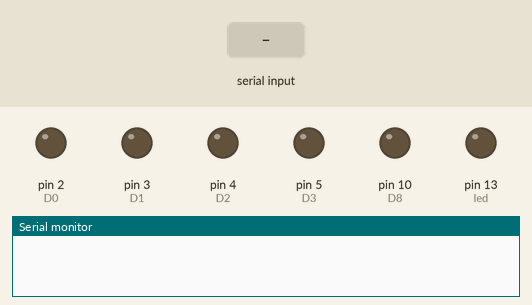
A sketch run on a simulated Arduino Uno, built with avr-gcc and run on an emulated ATmega328P. Shown: output pins drawn as LEDs (lit = HIGH), the last lines printed to the serial monitor. The test bench sets the inputs (shaded band). Pins used as bus, display or sensor lines are not drawn.

Above: at 1.2 s.
1.3 s: "1" received over Serial
At 2.6 s:
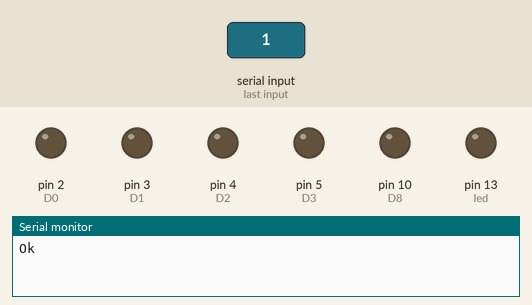
2.9 s: "0" received over Serial
At 3.8 s:
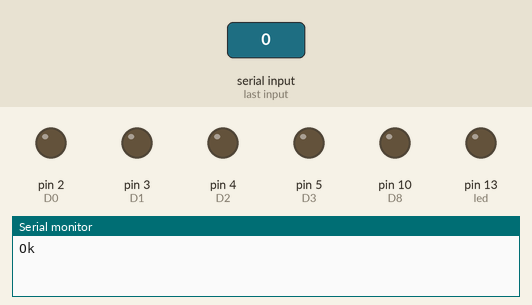
Timing chart, 0 to 5.9 s (numbered marks = the images above; inputs shaded):
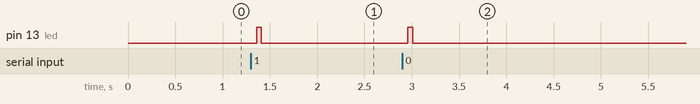

Measured:
- after the input at 1.3 s, pin 13 (led): LOW → HIGH after 0.06 s, → LOW 0.05 s later
- after the input at 2.9 s, pin 13 (led): LOW → HIGH after 0.06 s, → LOW 0.05 s later

The sketch:

sketch_jul11a.ino
```cpp
char packet[37];
int led = 13;

void setup() {
   pinMode(2, OUTPUT);  // D0
   pinMode(3, OUTPUT);  // D1
   pinMode(4, OUTPUT);  // D2
   pinMode(5, OUTPUT);  // D3
   pinMode(6, OUTPUT);  // D4
   pinMode(7, OUTPUT);  // D5
   pinMode(8, OUTPUT);  // D6
   pinMode(9, OUTPUT);  // D7
   pinMode(10, OUTPUT); // D8
   pinMode(12, OUTPUT); // Write strobe

   pinMode(led, OUTPUT);

   Serial.begin(115200);

}

void loop() {

  if (Serial.available() > 0) {
        delay(60);
  	digitalWrite(led, HIGH);
	delay(50);
	digitalWrite(led, LOW);

	memset(packet, 0, 37);

	Serial.readBytesUntil(0xFF, packet, 37);

	digitalWrite(10, HIGH);
	framingCode();
	writeStrobe();
	digitalWrite(10, LOW);

	for (int i = 3; i <= 36; i++) {

	if(((packet[i]) >> (7)) & 0x01) {
    		digitalWrite(9, HIGH);
  	} else {
    		digitalWrite(9, LOW);
  	}
  	if(((packet[i]) >> (6)) & 0x01) {
    		digitalWrite(8, HIGH);
  	} else {
    		digitalWrite(8, LOW);
  	}
  	if(((packet[i]) >> (5)) & 0x01) {
    		digitalWrite(7, HIGH);
  	} else {
    		digitalWrite(7, LOW);
  	}
  	if(((packet[i]) >> (4)) & 0x01) {
    		digitalWrite(6, HIGH);
  	} else {
    		digitalWrite(6, LOW);
  	}
  	if(((packet[i]) >> (3)) & 0x01) {
    		digitalWrite(5, HIGH);
  	} else {
		digitalWrite(5, LOW);
  	}
  	if(((packet[i]) >> (2)) & 0x01) {
    		digitalWrite(4, HIGH);
  	} else {
    		digitalWrite(4, LOW);
  	}
  	if(((packet[i]) >> (1)) & 0x01) {
    		digitalWrite(3, HIGH);
  	} else {
    		digitalWrite(3, LOW);
  	}
  	if(((packet[i]) >> (0)) & 0x01) {
    		digitalWrite(2, HIGH);
  	} else {
    		digitalWrite(2, LOW);
  	}

	writeStrobe();

  	}

	digitalWrite(10, HIGH);
	framingCode();
	writeStrobe();
	digitalWrite(10, LOW);

	for (int i = 3; i <= 36; i++) {

	if(((packet[i]) >> (7)) & 0x01) {
    		digitalWrite(9, HIGH);
  	} else {
    		digitalWrite(9, LOW);
  	}
  	if(((packet[i]) >> (6)) & 0x01) {
    		digitalWrite(8, HIGH);
  	} else {
    		digitalWrite(8, LOW);
  	}
  	if(((packet[i]) >> (5)) & 0x01) {
    		digitalWrite(7, HIGH);
  	} else {
    		digitalWrite(7, LOW);
  	}
  	if(((packet[i]) >> (4)) & 0x01) {
    		digitalWrite(6, HIGH);
  	} else {
    		digitalWrite(6, LOW);
  	}
  	if(((packet[i]) >> (3)) & 0x01) {
    		digitalWrite(5, HIGH);
  	} else {
		digitalWrite(5, LOW);
  	}
  	if(((packet[i]) >> (2)) & 0x01) {
    		digitalWrite(4, HIGH);
  	} else {
    		digitalWrite(4, LOW);
  	}
  	if(((packet[i]) >> (1)) & 0x01) {
    		digitalWrite(3, HIGH);
  	} else {
    		digitalWrite(3, LOW);
  	}
  	if(((packet[i]) >> (0)) & 0x01) {
    		digitalWrite(2, HIGH);
  	} else {
    		digitalWrite(2, LOW);
  	}

	writeStrobe();

  	}

	digitalWrite(10, HIGH);
	framingCode();
	writeStrobe();
	digitalWrite(10, LOW);

	for (int i = 3; i <= 36; i++) {

	if(((packet[i]) >> (7)) & 0x01) {
    		digitalWrite(9, HIGH);
  	} else {
    		digitalWrite(9, LOW);
  	}
  	if(((packet[i]) >> (6)) & 0x01) {
    		digitalWrite(8, HIGH);
  	} else {
    		digitalWrite(8, LOW);
  	}
  	if(((packet[i]) >> (5)) & 0x01) {
    		digitalWrite(7, HIGH);
  	} else {
    		digitalWrite(7, LOW);
  	}
  	if(((packet[i]) >> (4)) & 0x01) {
    		digitalWrite(6, HIGH);
  	} else {
    		digitalWrite(6, LOW);
  	}
  	if(((packet[i]) >> (3)) & 0x01) {
    		digitalWrite(5, HIGH);
  	} else {
		digitalWrite(5, LOW);
  	}
  	if(((packet[i]) >> (2)) & 0x01) {
    		digitalWrite(4, HIGH);
  	} else {
    		digitalWrite(4, LOW);
  	}
  	if(((packet[i]) >> (1)) & 0x01) {
    		digitalWrite(3, HIGH);
  	} else {
    		digitalWrite(3, LOW);
  	}
  	if(((packet[i]) >> (0)) & 0x01) {
    		digitalWrite(2, HIGH);
  	} else {
    		digitalWrite(2, LOW);
  	}

	writeStrobe();

  	}

	digitalWrite(10, HIGH);
	framingCode();
	writeStrobe();
	digitalWrite(10, LOW);

	for (int i = 3; i <= 36; i++) {

	if(((packet[i]) >> (7)) & 0x01) {
    		digitalWrite(9, HIGH);
  	} else {
    		digitalWrite(9, LOW);
  	}
  	if(((packet[i]) >> (6)) & 0x01) {
    		digitalWrite(8, HIGH);
  	} else {
    		digitalWrite(8, LOW);
  	}
  	if(((packet[i]) >> (5)) & 0x01) {
    		digitalWrite(7, HIGH);
  	} else {
    		digitalWrite(7, LOW);
  	}
  	if(((packet[i]) >> (4)) & 0x01) {
    		digitalWrite(6, HIGH);
  	} else {
    		digitalWrite(6, LOW);
  	}
  	if(((packet[i]) >> (3)) & 0x01) {
    		digitalWrite(5, HIGH);
  	} else {
		digitalWrite(5, LOW);
  	}
  	if(((packet[i]) >> (2)) & 0x01) {
    		digitalWrite(4, HIGH);
  	} else {
    		digitalWrite(4, LOW);
  	}
  	if(((packet[i]) >> (1)) & 0x01) {
    		digitalWrite(3, HIGH);
  	} else {
    		digitalWrite(3, LOW);
  	}
  	if(((packet[i]) >> (0)) & 0x01) {
    		digitalWrite(2, HIGH);
  	} else {
    		digitalWrite(2, LOW);
  	}

	writeStrobe();

  	}

	digitalWrite(10, HIGH);
	framingCode();
	writeStrobe();
	digitalWrite(10, LOW);

	for (int i = 3; i <= 36; i++) {

	if(((packet[i]) >> (7)) & 0x01) {
    		digitalWrite(9, HIGH);
  	} else {
    		digitalWrite(9, LOW);
  	}
  	if(((packet[i]) >> (6)) & 0x01) {
    		digitalWrite(8, HIGH);
  	} else {
    		digitalWrite(8, LOW);
  	}
  	if(((packet[i]) >> (5)) & 0x01) {
    		digitalWrite(7, HIGH);
  	} else {
    		digitalWrite(7, LOW);
  	}
  	if(((packet[i]) >> (4)) & 0x01) {
    		digitalWrite(6, HIGH);
  	} else {
    		digitalWrite(6, LOW);
  	}
  	if(((packet[i]) >> (3)) & 0x01) {
    		digitalWrite(5, HIGH);
  	} else {
		digitalWrite(5, LOW);
  	}
  	if(((packet[i]) >> (2)) & 0x01) {
    		digitalWrite(4, HIGH);
  	} else {
    		digitalWrite(4, LOW);
  	}
  	if(((packet[i]) >> (1)) & 0x01) {
    		digitalWrite(3, HIGH);
  	} else {
    		digitalWrite(3, LOW);
  	}
  	if(((packet[i]) >> (0)) & 0x01) {
    		digitalWrite(2, HIGH);
  	} else {
    		digitalWrite(2, LOW);
  	}

	writeStrobe();

  	}

	digitalWrite(10, HIGH);
	framingCode();
	writeStrobe();
	digitalWrite(10, LOW);

	for (int i = 3; i <= 36; i++) {

	if(((packet[i]) >> (7)) & 0x01) {
    		digitalWrite(9, HIGH);
  	} else {
    		digitalWrite(9, LOW);
  	}
  	if(((packet[i]) >> (6)) & 0x01) {
    		digitalWrite(8, HIGH);
  	} else {
    		digitalWrite(8, LOW);
  	}
  	if(((packet[i]) >> (5)) & 0x01) {
    		digitalWrite(7, HIGH);
  	} else {
    		digitalWrite(7, LOW);
  	}
  	if(((packet[i]) >> (4)) & 0x01) {
    		digitalWrite(6, HIGH);
  	} else {
    		digitalWrite(6, LOW);
  	}
  	if(((packet[i]) >> (3)) & 0x01) {
    		digitalWrite(5, HIGH);
  	} else {
		digitalWrite(5, LOW);
  	}
  	if(((packet[i]) >> (2)) & 0x01) {
    		digitalWrite(4, HIGH);
  	} else {
    		digitalWrite(4, LOW);
  	}
  	if(((packet[i]) >> (1)) & 0x01) {
    		digitalWrite(3, HIGH);
  	} else {
    		digitalWrite(3, LOW);
  	}
  	if(((packet[i]) >> (0)) & 0x01) {
    		digitalWrite(2, HIGH);
  	} else {
    		digitalWrite(2, LOW);
  	}

	writeStrobe();

  	}

	Serial.println("Ok");
	}

}

void writeStrobe() {
  delayMicroseconds(2);
  digitalWrite(12, LOW);
  delayMicroseconds(2);
  digitalWrite(12, HIGH);
  delayMicroseconds(2);
}

void framingCode() {
  //packet[0]  = B11100100;
  //             d98765432;

  if(((packet[2]) >> (0)) & 0x01) {
    digitalWrite(9, HIGH);
  } else {
    digitalWrite(9, LOW);
  }
  if(((packet[2]) >> (1)) & 0x01) {
    digitalWrite(8, HIGH);
  } else {
    digitalWrite(8, LOW);
  }
  if(((packet[2]) >> (2)) & 0x01) {
    digitalWrite(7, HIGH);
  } else {
    digitalWrite(7, LOW);
  }
  if(((packet[2]) >> (3)) & 0x01) {
    digitalWrite(6, HIGH);
  } else {
    digitalWrite(6, LOW);
  }
  if(((packet[2]) >> (4)) & 0x01) {
    digitalWrite(5, HIGH);
  } else {
    digitalWrite(5, LOW);
  }
  if(((packet[2]) >> (5)) & 0x01) {
    digitalWrite(4, HIGH);
  } else {
    digitalWrite(4, LOW);
  }
  if(((packet[2]) >> (6)) & 0x01) {
    digitalWrite(3, HIGH);
  } else {
    digitalWrite(3, LOW);
  }
  if(((packet[2]) >> (7)) & 0x01) {
    digitalWrite(2, HIGH);
  } else {
    digitalWrite(2, LOW);
  }
}
```
